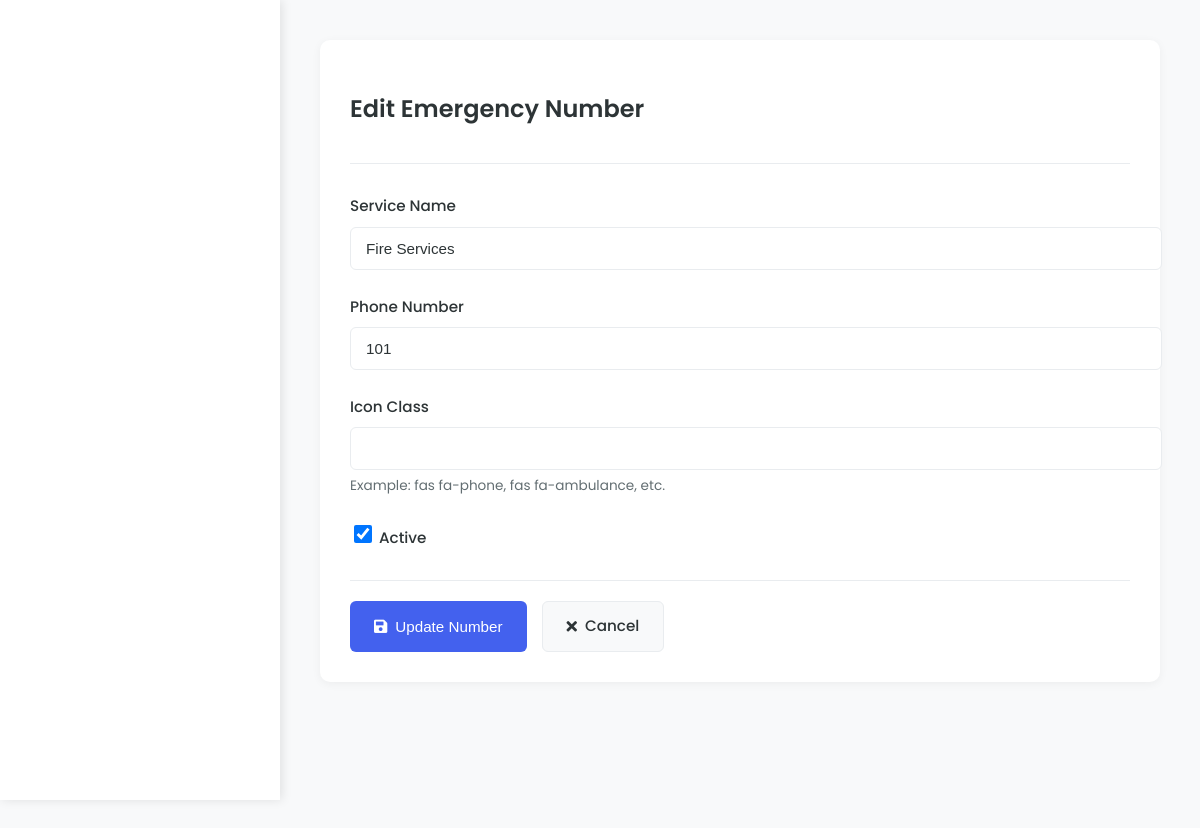
The page /admin_panel/modules/emergency_numbers/edit.php?id=2 (signed in) on the database its author committed.
### tables this page shows
CREATE TABLE `emergency_numbers` (
  `id` int(11) NOT NULL,
  `service_name` varchar(50) NOT NULL,
  `phone_number` varchar(20) NOT NULL,
  `description` text DEFAULT NULL,
  `is_active` tinyint(1) DEFAULT 1,
  `created_at` timestamp NOT NULL DEFAULT current_timestamp(),
  `updated_at` timestamp NOT NULL DEFAULT current_timestamp() ON UPDATE current_timestamp()
);

### admin_panel/modules/emergency_numbers/edit.php (the view, shortened to what this page needs)
<?php
require_once "../../includes/config.php";
$service_name = $phone_number = $icon = "";
$is_active = 1;
$service_name_err = $phone_number_err = "";
if(isset($_GET["id"]) && !empty(trim($_GET["id"]))){
    $id = trim($_GET["id"]);
    $sql = "SELECT * FROM emergency_numbers WHERE id = ?";
    if($stmt = mysqli_prepare($conn, $sql)){
        mysqli_stmt_bind_param($stmt, "i", $id);
        if(mysqli_stmt_execute($stmt)){
            $result = mysqli_stmt_get_result($stmt);
            if(mysqli_num_rows($result) == 1){
                $row = mysqli_fetch_array($result);
                $service_name = $row["service_name"];
                $phone_number = $row["phone_number"];
                $icon = $row["icon"];
                $is_active = $row["is_active"];
            } else{
                header("location: index.php");
                exit();
            }
        }
    }
}
?>
<!DOCTYPE html>
<html lang="en">
<head>
    <link rel="stylesheet" href="https://cdnjs.cloudflare.com/ajax/libs/font-awesome/5.15.4/css/all.min.css">
    <link rel="stylesheet" href="../../css/common.css">
    <link rel="stylesheet" href="../../css/form.css">
</head>
<body>
    <div class="dashboard">
        <nav class="sidebar">
        </nav>
        <main class="content">
            <div class="form-wrapper">
                <div class="form-container">
                    <div class="form-header">
                        <h2>Edit Emergency Number</h2>
                    </div>
                    <form action="<?php echo htmlspecialchars($_SERVER["PHP_SELF"]); ?>" method="post">
                        <div class="form-group">
                            <label>Service Name</label>
                            <input type="text" name="service_name" class="form-control <?php echo (!empty($service_name_err)) ? 'is-invalid' : ''; ?>" value="<?php echo $service_name; ?>">
                        </div>
                        <div class="form-group">
                            <label>Phone Number</label>
                            <input type="text" name="phone_number" class="form-control <?php echo (!empty($phone_number_err)) ? 'is-invalid' : ''; ?>" value="<?php echo $phone_number; ?>">
                        </div>
                        <div class="form-group">
                            <label>Icon Class</label>
                            <input type="text" name="icon" class="form-control" value="<?php echo $icon; ?>">
                            <div class="help-text">Example: fas fa-phone, fas fa-ambulance, etc.</div>
                        </div>
                        <div class="form-group">
                            <label class="checkbox-container">
                                <input type="checkbox" name="is_active" <?php echo $is_active ? 'checked' : ''; ?>>
                                Active
                            </label>
                        </div>
                        <div class="button-group">
                            <button type="submit" class="btn btn-primary">
                                <i class="fas fa-save"></i> Update Number
                            </button>
                            <a href="index.php" class="btn btn-secondary">
                                <i class="fas fa-times"></i> Cancel
                            </a>
                        </div>
                    </form>
                </div>
            </div>
        </main>
    </div>
</body>
</html>

### admin_panel/css/common.css (style rules this page uses)
:root { --primary-color: #4361ee; --secondary-color: #3f37c9; --accent-color: #4895ef; --background-color: #f8f9fa; --card-bg: #ffffff; --text-dark: #2d3436; --text-light: #636e72; --border-color: #e9ecef; --success-color: #4CAF50; --danger-color: #f44336; --warning-color: #ff9800; }
body { font-family: 'Poppins', sans-serif; background-color: var(--background-color); color: var(--text-dark); line-height: 1.6; margin: 0; padding: 0; }
.sidebar { width: 280px; background: var(--primary-color); color: white; position: fixed; height: 100vh; overflow-y: auto; box-shadow: 4px 0 10px rgba(0, 0, 0, 0.1); z-index: 1000; }
.btn { padding: 8px 16px; border-radius: 6px; font-size: 0.9rem; font-weight: 500; cursor: pointer; display: inline-flex; align-items: center; gap: 8px; transition: all 0.3s ease; border: none; text-decoration: none; }
.btn-primary { background: var(--primary-color); color: white; }
.btn-secondary { background: var(--background-color); color: var(--text-dark); border: 1px solid var(--border-color); }
.form-container { background: var(--card-bg); padding: 25px; border-radius: 10px; box-shadow: 0 2px 4px rgba(0, 0, 0, 0.05); max-width: 800px; margin: 0 auto; }
.form-group { margin-bottom: 20px; }
.form-group label { display: block; margin-bottom: 8px; color: var(--text-dark); font-weight: 500; }
.form-control { width: 100%; padding: 10px; border: 1px solid var(--border-color); border-radius: 6px; font-size: 0.95rem; color: var(--text-dark); transition: all 0.3s ease; }

### admin_panel/css/form.css (style rules this page uses)
:root { --primary-color: #4361ee; --secondary-color: #3f37c9; --accent-color: #4895ef; --background-color: #f8f9fa; --card-bg: #ffffff; --text-dark: #2d3436; --text-light: #636e72; --border-color: #e9ecef; --success-color: #4CAF50; --danger-color: #f44336; --warning-color: #ff9800; }
.sidebar { width: 280px; background: #ffffff; color: #333; position: fixed; height: 100vh; overflow-y: auto; transition: all 0.3s ease; box-shadow: 2px 0 10px rgba(0,0,0,0.1); z-index: 1000; }
.content { margin-left: 280px; padding: 20px; background: #f8f9fa; min-height: 100vh; }
.form-wrapper { padding: 20px; max-width: 1000px; margin: 0 auto; }
.form-container { background: var(--card-bg); padding: 30px; border-radius: 10px; box-shadow: 0 2px 10px rgba(0,0,0,0.05); }
.form-header { margin-bottom: 30px; padding-bottom: 15px; border-bottom: 1px solid var(--border-color); }
.form-header h2 { color: var(--text-dark); font-size: 1.5rem; font-weight: 600; }
.form-group { margin-bottom: 25px; }
.form-group label { display: block; margin-bottom: 8px; color: var(--text-dark); font-weight: 500; font-size: 0.95rem; }
.form-control { width: 100%; padding: 12px 15px; border: 1px solid var(--border-color); border-radius: 6px; font-size: 0.95rem; color: var(--text-dark); background-color: #fff; transition: all 0.3s ease; }
.checkbox-container { display: flex; align-items: center; gap: 10px; cursor: pointer; }
.checkbox-container input[type="checkbox"] { width: 18px; height: 18px; cursor: pointer; }
.button-group { display: flex; gap: 15px; margin-top: 30px; padding-top: 20px; border-top: 1px solid var(--border-color); }
.btn { padding: 12px 24px; border-radius: 6px; font-size: 0.95rem; font-weight: 500; cursor: pointer; display: inline-flex; align-items: center; gap: 8px; transition: all 0.3s ease; border: none; text-decoration: none; }
.btn-primary { background: var(--primary-color); color: white; }
.btn-secondary { background: var(--background-color); color: var(--text-dark); border: 1px solid var(--border-color); }
.help-text { color: var(--text-light); font-size: 0.85rem; margin-top: 5px; }
.form-container { animation: fadeIn 0.3s ease-out; }

### rows shown on the page
emergency_numbers: service_name "Fire Services", phone_number "101", is_active "☑"
